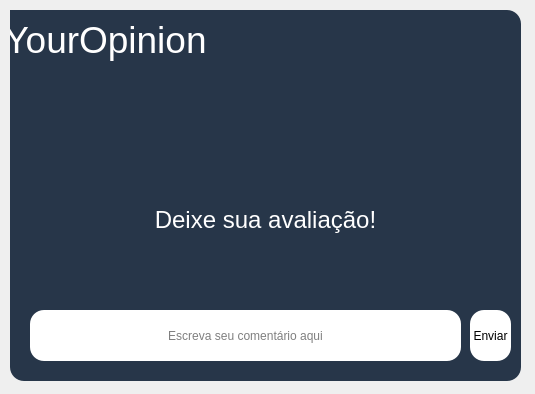
<?xml version="1.0" encoding="UTF-8"?>
<ui version="4.0">
 <class>Form</class>
 <widget class="QWidget" name="Form">
  <property name="geometry">
   <rect>
    <x>0</x>
    <y>0</y>
    <width>535</width>
    <height>394</height>
   </rect>
  </property>
  <property name="windowTitle">
   <string>Form</string>
  </property>
  <widget class="QFrame" name="frame">
   <property name="geometry">
    <rect>
     <x>10</x>
     <y>10</y>
     <width>511</width>
     <height>371</height>
    </rect>
   </property>
   <property name="styleSheet">
    <string notr="true">background-color: rgb(39, 54, 73);border-radius: 14px;</string>
   </property>
   <property name="frameShape">
    <enum>QFrame::StyledPanel</enum>
   </property>
   <property name="frameShadow">
    <enum>QFrame::Raised</enum>
   </property>
   <widget class="QLabel" name="label_3">
    <property name="geometry">
     <rect>
      <x>120</x>
      <y>180</y>
      <width>271</width>
      <height>61</height>
     </rect>
    </property>
    <property name="styleSheet">
     <string notr="true">background-color: transparent;

				</string>
    </property>
    <property name="text">
     <string>&lt;html&gt;&lt;head/&gt;&lt;body&gt;&lt;p align=&quot;center&quot;&gt;&lt;span style=&quot; font-size:18pt; color:#ffffff;&quot;&gt;Deixe sua avaliação!&lt;/span&gt;&lt;/p&gt;&lt;/body&gt;&lt;/html&gt;</string>
    </property>
    <property name="wordWrap">
     <bool>true</bool>
    </property>
   </widget>
   <widget class="QLabel" name="label_4">
    <property name="geometry">
     <rect>
      <x>30</x>
      <y>90</y>
      <width>91</width>
      <height>91</height>
     </rect>
    </property>
    <property name="styleSheet">
     <string notr="true">background-color: transparent;

</string>
    </property>
    <property name="text">
     <string/>
    </property>
    <property name="pixmap">
     <pixmap>../Downloads/login__5_-removebg-preview.png</pixmap>
    </property>
    <property name="scaledContents">
     <bool>true</bool>
    </property>
   </widget>
   <widget class="QLabel" name="label_5">
    <property name="geometry">
     <rect>
      <x>120</x>
      <y>90</y>
      <width>91</width>
      <height>91</height>
     </rect>
    </property>
    <property name="styleSheet">
     <string notr="true">background-color: transparent;

</string>
    </property>
    <property name="text">
     <string/>
    </property>
    <property name="pixmap">
     <pixmap>../Downloads/login__5_-removebg-preview.png</pixmap>
    </property>
    <property name="scaledContents">
     <bool>true</bool>
    </property>
   </widget>
   <widget class="QLabel" name="label_6">
    <property name="geometry">
     <rect>
      <x>210</x>
      <y>90</y>
      <width>91</width>
      <height>91</height>
     </rect>
    </property>
    <property name="styleSheet">
     <string notr="true">background-color: transparent;

</string>
    </property>
    <property name="text">
     <string/>
    </property>
    <property name="pixmap">
     <pixmap>../Downloads/login__5_-removebg-preview.png</pixmap>
    </property>
    <property name="scaledContents">
     <bool>true</bool>
    </property>
   </widget>
   <widget class="QLabel" name="label_7">
    <property name="geometry">
     <rect>
      <x>300</x>
      <y>90</y>
      <width>91</width>
      <height>91</height>
     </rect>
    </property>
    <property name="styleSheet">
     <string notr="true">background-color: transparent;

</string>
    </property>
    <property name="text">
     <string/>
    </property>
    <property name="pixmap">
     <pixmap>../Downloads/login__5_-removebg-preview.png</pixmap>
    </property>
    <property name="scaledContents">
     <bool>true</bool>
    </property>
   </widget>
   <widget class="QLabel" name="label_8">
    <property name="geometry">
     <rect>
      <x>390</x>
      <y>90</y>
      <width>91</width>
      <height>91</height>
     </rect>
    </property>
    <property name="styleSheet">
     <string notr="true">background-color: transparent;

</string>
    </property>
    <property name="text">
     <string/>
    </property>
    <property name="pixmap">
     <pixmap>../Downloads/login__5_-removebg-preview.png</pixmap>
    </property>
    <property name="scaledContents">
     <bool>true</bool>
    </property>
   </widget>
   <widget class="QLineEdit" name="lineEdit_3">
    <property name="geometry">
     <rect>
      <x>20</x>
      <y>300</y>
      <width>431</width>
      <height>51</height>
     </rect>
    </property>
    <property name="styleSheet">
     <string notr="true"> background-color: rgb(255, 255, 255);
color: rgba(0, 0, 0, 1.0); 
font: 8pt &quot;MS Shell Dlg 2&quot;;</string>
    </property>
    <property name="alignment">
     <set>Qt::AlignCenter</set>
    </property>
    <property name="placeholderText">
     <string>Escreva seu comentário aqui</string>
    </property>
   </widget>
   <widget class="QLabel" name="label">
    <property name="geometry">
     <rect>
      <x>-120</x>
      <y>-10</y>
      <width>431</width>
      <height>81</height>
     </rect>
    </property>
    <property name="whatsThis">
     <string>&lt;html&gt;&lt;head/&gt;&lt;body&gt;&lt;p align=&quot;center&quot;&gt;&lt;br/&gt;&lt;/p&gt;&lt;/body&gt;&lt;/html&gt;</string>
    </property>
    <property name="styleSheet">
     <string notr="true">font: 26pt &quot;Vladimir Script&quot;;</string>
    </property>
    <property name="text">
     <string>&lt;html&gt;&lt;head/&gt;&lt;body&gt;&lt;p align=&quot;center&quot;&gt;&lt;span style=&quot; font-size:28pt; color:#ffffff;&quot;&gt;YourOpinion&lt;/span&gt;&lt;/p&gt;&lt;/body&gt;&lt;/html&gt;</string>
    </property>
    <property name="alignment">
     <set>Qt::AlignCenter</set>
    </property>
   </widget>
   <widget class="QPushButton" name="pushButton">
    <property name="geometry">
     <rect>
      <x>460</x>
      <y>300</y>
      <width>41</width>
      <height>51</height>
     </rect>
    </property>
    <property name="styleSheet">
     <string notr="true">border-radius: 14px;
background-color: rgb(255, 255, 255);</string>
    </property>
    <property name="text">
     <string>Enviar</string>
    </property>
   </widget>
  </widget>
 </widget>
 <resources/>
 <connections/>
</ui>
